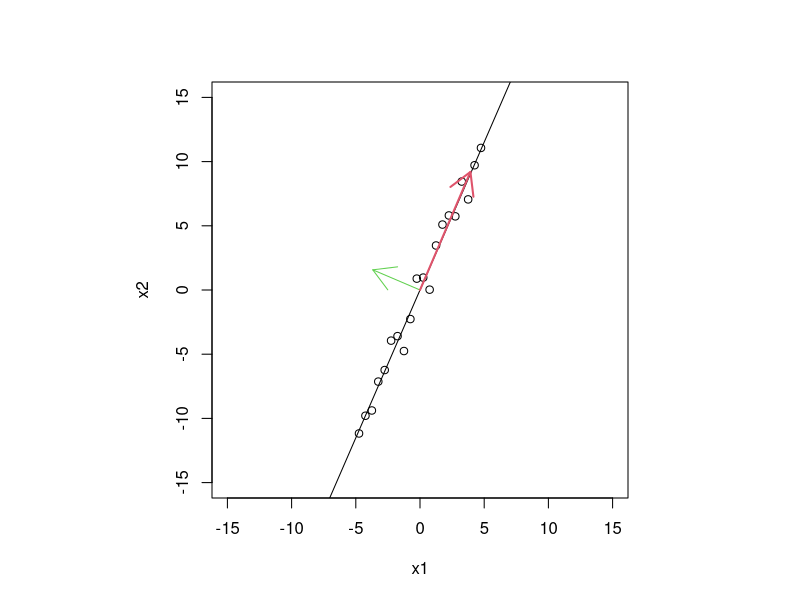

Recreate this plot in R.

x1=c(seq.int(0.5,10,0.5))
x2=2.3*x1-1.2

x2=round(x2+rnorm(20),2)
x1 = x1 - mean(x1)
x2 = x2 - mean(x2)
dat = cbind(x1,x2)
par(pty = "s")
plot(dat,xlim=c(-15,15),ylim=c(-15,15))
reg2=lm(x2~x1)
abline(reg2)
covMatrix=cov(dat)
covMatrix
eigen(covMatrix)
mms = colMeans(dat)
e1 = eigen(covMatrix)$vectors[,1]
e2 = eigen(covMatrix)$vectors[,2]
vals = eigen(covMatrix)$values
vals
bigE1 = e1*10
bigE2 = e2*4
arrows(x0=mms[1],y0=mms[2],x1=bigE2[1]+mms[1],y1=bigE2[2]+mms[2],col=3)
arrows(x0=mms[1],y0=mms[2],x1=bigE1[1]+mms[1],y1=bigE1[2]+mms[2],col=2,lwd=2)
